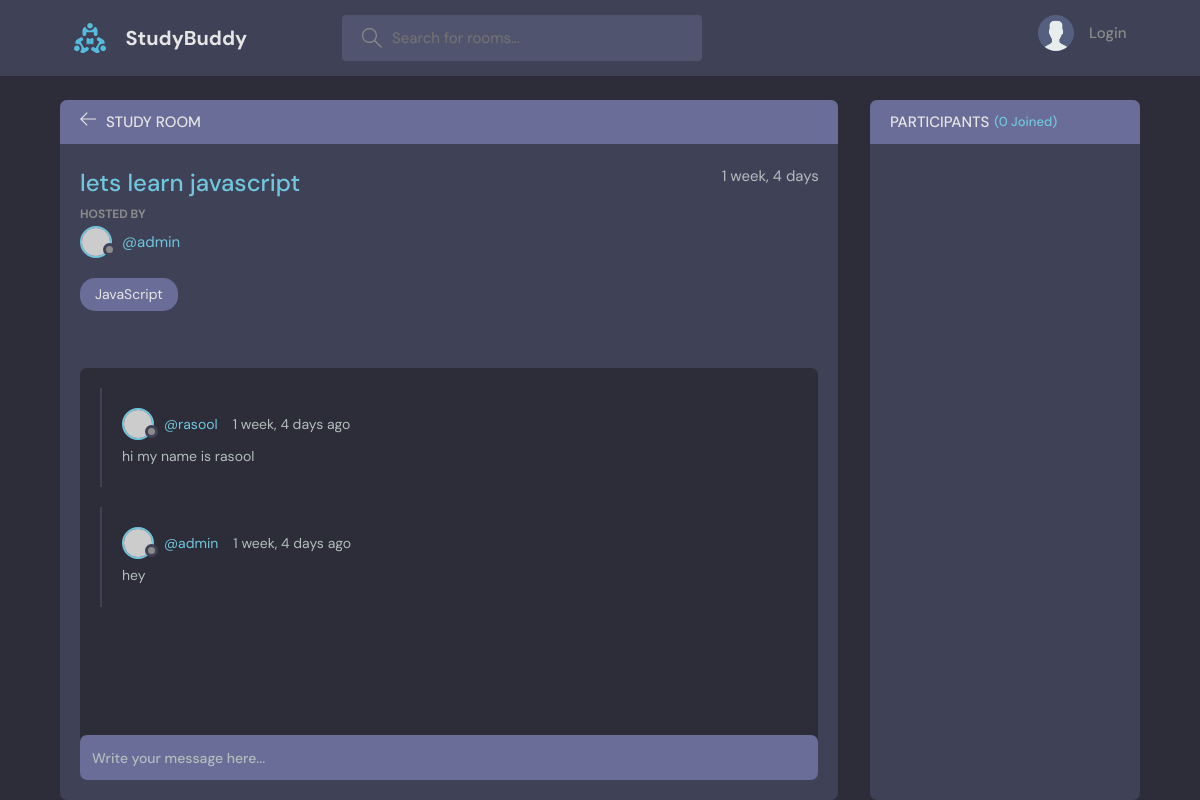
The page /room/1/ on the database its author committed.
### base/models.py (models this page shows, shortened)
class Room(models.Model):
    host = models.ForeignKey(User, verbose_name=_("host"), on_delete=models.SET_NULL, null=True)
    topic = models.ForeignKey("base.Topic", verbose_name=_("topic"), on_delete=models.SET_NULL, null=True)
    name = models.CharField(_("name"), max_length=200)
    description = models.TextField(_("description"), null=True, blank=True)
    participant = models.ManyToManyField(User, related_name="participant" , verbose_name=_("participants"))
    updated = models.DateTimeField(_("update"), auto_now=True)
    created = models.DateTimeField(_("create"), auto_now_add=True)
    class Meta:
        db_table = 'Room'
        verbose_name = 'room'
        verbose_name_plural = 'rooms'
        ordering = ["-updated","-created"]

class Topic(models.Model):
    name = models.CharField(_("name"), max_length=200)
    class Meta:
        verbose_name = 'topic'
        verbose_name_plural = 'topics'
    def __str__(self):
        return self.name

class Message(models.Model):
    user = models.ForeignKey(User, verbose_name=_("user"), on_delete=models.CASCADE)
    room = models.ForeignKey("base.Room", verbose_name=_("room"), on_delete=models.CASCADE)
    body = models.TextField(_("body"))
    updated = models.DateTimeField(_("update"), auto_now=True)
    created = models.DateTimeField(_("create"), auto_now_add=True)
    class Meta:
        ordering = ["-updated","-created"]

### base/views.py (the view, shortened to what this page needs)
# urls.py: path("room/<int:id>/", views.room, name="room"),
def room(request, id):
    room = Room.objects.get(pk=id)
    comments = room.message_set.all()
    participents = room.participant.all()
    context={"room": room, "comments": comments, "participents": participents}
    return render(request, "base/room.html", context )

### base/templates/base/room.html (shortened to what this page needs)
{% extends "main.html" %}
{% block content %}
    <main class="profile-page layout layout--2">
      <div class="container">
        <div class="room">
          <div class="room__top">
            <div class="room__topLeft">
              <a href="{%url 'home' %}">
                <svg version="1.1" xmlns="http://www.w3.org/2000/svg" width="32" height="32" viewBox="0 0 32 32">
                  <title>arrow-left</title>
                  <path
                    d="M13.723 2.286l-13.723 13.714 13.719 13.714 1.616-1.611-10.96-10.96h27.625v-2.286h-27.625l10.965-10.965-1.616-1.607z"
                  ></path>
                </svg>
              </a>
              <h3>Study Room</h3>
            </div>
          </div>
          <div class="room__box scroll">
            <div class="room__header scroll">
              <div class="room__info">
                <h3>{{ room.name }}</h3>
                <span>{{ room.created|timesince }}</span>
              </div>
              <div class="room__hosted">
                <p>Hosted By</p>
                <a href="{% url 'user-profile' room.host.id%}" class="room__author">
                  <div class="avatar avatar--small">
                    <img src="https://randomuser.me/api/portraits/men/37.jpg" />
                  </div>
                  <span>@{{room.host.username}}</span>
                </a>
              </div>
              <span class="room__topics">{{room.topic}}</span>
            </div>
            <div class="room__conversation">
              <div class="threads scroll">
              {% for message in comments  %}
                <div class="thread">
                  <div class="thread__top">
                    <div class="thread__author">
                      <a href="{% url 'user-profile' message.user.id %}" class="thread__authorInfo">
                        <div class="avatar avatar--small">
                          <img src="https://randomuser.me/api/portraits/men/37.jpg" />
                        </div>
                        <span>@{{message.user.username}}</span>
                      </a>
                      <span class="thread__date">{{message.created|timesince}} ago</span>
                    </div>
                  </div>
                  <div class="thread__details">
                    {{message.body}}
                  </div>
                </div>
                {% endfor %}
              </div>
            </div>
          </div>
          <div class="room__message">
            <form method="post">
              <input name="body" placeholder="Write your message here..." />
            </form>
          </div>
        </div>
        <div class="participants">
          <h3 class="participants__top">Participants <span>({{ participents.count }} Joined)</span></h3>
          <div class="participants__list scroll">
          </div>
        </div>
      </div>
    </main>
    {% endblock content %}

### rows shown on the page
Room: name "lets learn javascript", created "1 week, 4 days", host.username "admin", topic "JavaScript"
Message: user.username "rasool", created "1 week, 4 days", body "hi my name is rasool"
Message: user.username "admin", created "1 week, 4 days", body "hey"

### other values the page prints
{{ participents.count }} "0"
